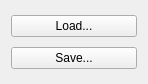
<?xml version="1.0" encoding="UTF-8"?>
<ui version="4.0">
 <class>ConverterWidget</class>
 <widget class="QWidget" name="ConverterWidget">
  <property name="geometry">
   <rect>
    <x>0</x>
    <y>0</y>
    <width>148</width>
    <height>84</height>
   </rect>
  </property>
  <property name="windowTitle">
   <string>ConverterWidget</string>
  </property>
  <property name="locale">
   <locale language="English" country="UnitedStates"/>
  </property>
  <layout class="QVBoxLayout" name="verticalLayout">
   <item>
    <widget class="QPushButton" name="btnLoad">
     <property name="text">
      <string>Load...</string>
     </property>
    </widget>
   </item>
   <item>
    <widget class="QPushButton" name="btnSave">
     <property name="text">
      <string>Save...</string>
     </property>
    </widget>
   </item>
  </layout>
 </widget>
 <layoutdefault spacing="6" margin="11"/>
 <resources/>
 <connections>
  <connection>
   <sender>btnLoad</sender>
   <signal>clicked()</signal>
   <receiver>ConverterWidget</receiver>
   <slot>loadImage()</slot>
   <hints>
    <hint type="sourcelabel">
     <x>73</x>
     <y>24</y>
    </hint>
    <hint type="destinationlabel">
     <x>73</x>
     <y>41</y>
    </hint>
   </hints>
  </connection>
  <connection>
   <sender>btnSave</sender>
   <signal>clicked()</signal>
   <receiver>ConverterWidget</receiver>
   <slot>saveImage()</slot>
   <hints>
    <hint type="sourcelabel">
     <x>73</x>
     <y>57</y>
    </hint>
    <hint type="destinationlabel">
     <x>73</x>
     <y>41</y>
    </hint>
   </hints>
  </connection>
 </connections>
 <slots>
  <slot>loadImage()</slot>
  <slot>saveImage()</slot>
 </slots>
</ui>
